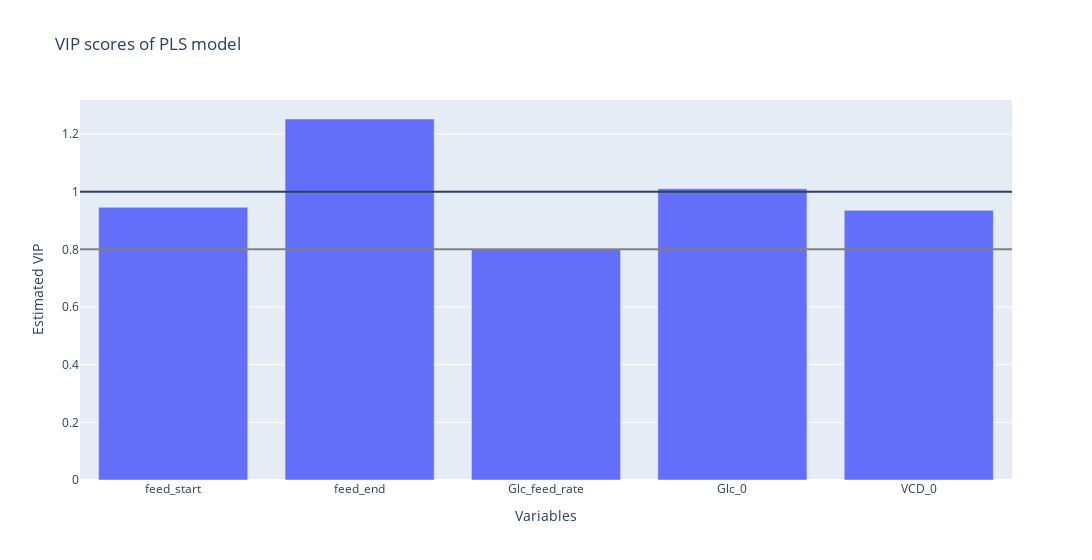

Here is the notebook cell this chart was saved with:
### Markdown cell above
### Train

### Code cell
""" Number of latent Variables """
LATENT_VARIABLES = 5
""" Ploynomial degree of features """
POLYNOMIAL_DEGREE_PLS = 1
""" Add only interaction between features"""
INTERACTIONS_ONLY = False

# Training
X_columns, pls_vip, pipe = fit_pls_model(
    doe,
    tar,
    latent_variables=LATENT_VARIABLES,
    polynomial_degree=POLYNOMIAL_DEGREE_PLS,
    interactions_only=INTERACTIONS_ONLY,
)

plot_pls_model_coef(X_columns, pls_vip)

### Figure 1 — Plotly figure (JSON) as saved in the notebook; plotly's stock layout.template omitted (floating-point values rounded to 4 significant figures)
{"data": [{"alignmentgroup": "True", "hovertemplate": "Variables=%{x}<br>Estimated VIP=%{y}<extra></extra>", "legendgroup": "", "marker": {"color": "#636efa", "pattern": {"shape": ""}}, "name": "", "offsetgroup": "", "orientation": "v", "showlegend": false, "textposition": "auto", "type": "bar", "x": ["feed_start", "feed_end", "Glc_feed_rate", "Glc_0", "VCD_0"], "xaxis": "x", "y": [0.9459, 1.252, 0.8015, 1.01, 0.9353], "yaxis": "y"}], "layout": {"barmode": "relative", "legend": {"tracegroupgap": 0}, "shapes": [{"type": "line", "x0": 0, "x1": 1, "xref": "x domain", "y0": 1, "y1": 1, "yref": "y"}, {"line": {"color": "gray"}, "type": "line", "x0": 0, "x1": 1, "xref": "x domain", "y0": 0.8, "y1": 0.8, "yref": "y"}], "title": {"text": "VIP scores of PLS model"}, "width": 1600, "xaxis": {"anchor": "y", "domain": [0, 1], "title": {"text": "Variables"}}, "yaxis": {"anchor": "x", "domain": [0, 1], "title": {"text": "Estimated VIP"}}}}
